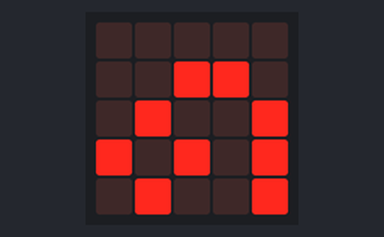
Bench run of a program on a simulated BBC micro:bit (MakeCode). On the bench: the board's 5×5 LED display.

Above: at 0.2 s.
At 0.6 s:
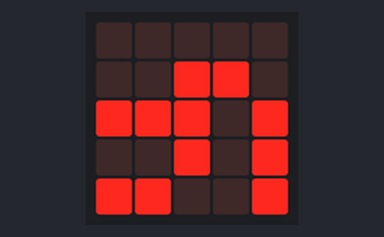
At 1.0 s:
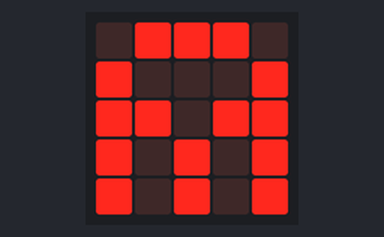
At 1.4 s:
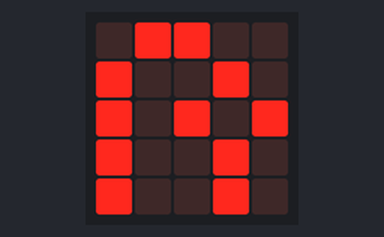
At 1.8 s:
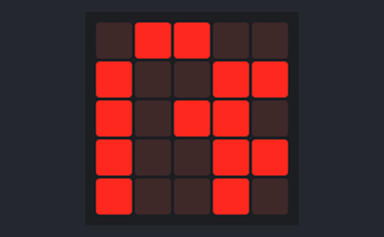
At 2.61 s:
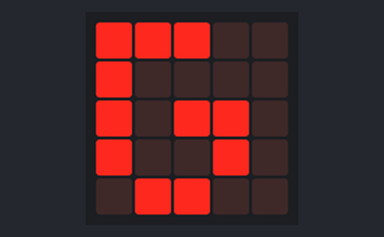

The program:

main.ts
```typescript
basic.forever(function () {
    basic.showLeds(`
        . . . . .
        . . # # .
        . # . . #
        # . # . #
        . # . . #
        `)
    basic.showLeds(`
        . . . . .
        . . # # .
        # # # . #
        . . # . #
        # # . . #
        `)
    basic.showLeds(`
        . # # # .
        # . . . #
        # # . # #
        # . # . #
        # . # . #
        `)
    basic.showLeds(`
        . # # . .
        # . . # .
        # . # . #
        # . . # .
        # . . # .
        `)
    basic.showLeds(`
        . # # . .
        # . . # #
        # . # # .
        # . . # #
        # . . # .
        `)
    basic.showLeds(`
        . . . . .
        . # # . .
        # . . # .
        # . # . #
        # . . # .
        `)
    basic.showLeds(`
        # # # . .
        # . . . .
        # . # # .
        # . . # .
        . # # . .
        `)
})
```

test.ts
```typescript
// aquí va el archivo "tests"; esto no se compilará cuando este paquete se utilice como una extensión.
```

Measured:
- by itself, everything shown: repeats every 2.8 s, in 7 steps
- what the display in image 1 shows lasts 0.4 s, from 0.4 s to 0.8 s
